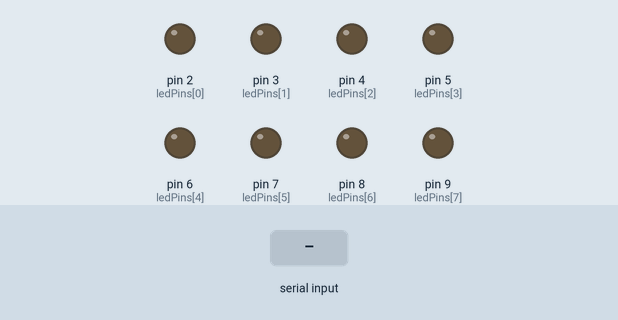
Recording of a sketch running on a simulated Arduino Uno, built with avr-gcc and run on an emulated ATmega328P. On the bench: output pins drawn as LEDs (lit = HIGH). Inputs (shaded band) come from the test bench.

Above: at 1.2 s.
1.3 s: byte 30 received over Serial
At 1.9 s:
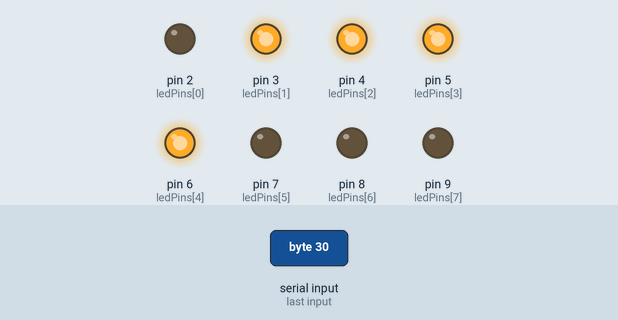
Timing chart, 0 to 7.8 s (numbered marks = the images above; inputs shaded):
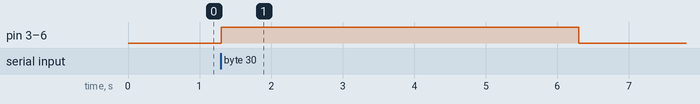

The sketch:

Practica02_ASCII.ino
```cpp
const int ledPins[8] = {2, 3, 4, 5, 6, 7, 8, 9};

void setup() {
    Serial.begin(9600);
    for (int i = 0; i < 8; i++) {
        pinMode(ledPins[i], OUTPUT);
        digitalWrite(ledPins[i], LOW);
    }
}

void loop() {
    if (Serial.available() > 0) {
        char caracter = Serial.read();
        if (caracter != '\n' && caracter != '\r') {  // Ignorar saltos de línea
            int numero = (int)caracter;
            mostrarBinario(numero);
            delay(5000);
            apagarLeds();  // Apagar LEDs después del tiempo de espera
        }
    }
}

void mostrarBinario(int num) {
    int valores[8] = {0, 0, 0, 0, 0, 0, 0, 0};

    for (int i = 7; i >= 0; i--) {
        if (num >= potencia(2, i)) {
            valores[i] = 1;
            num -= potencia(2, i);
        }
    }

    for (int i = 0; i < 8; i++) {
        digitalWrite(ledPins[i], valores[i]);
    }
}

int potencia(int base, int exponente) {
    int resultado = 1;
    for (int i = 0; i < exponente; i++) {
        resultado *= base;
    }
    return resultado;
}

void apagarLeds() {
    for (int i = 0; i < 8; i++) {
        digitalWrite(ledPins[i], LOW);
    }
}
```

Measured:
- after the input at 1.3 s, pin 3 (ledPins[1]), pin 4 (ledPins[2]), pin 5 (ledPins[3]), pin 6 (ledPins[4]): LOW → HIGH at once, → LOW 5.0 s later
